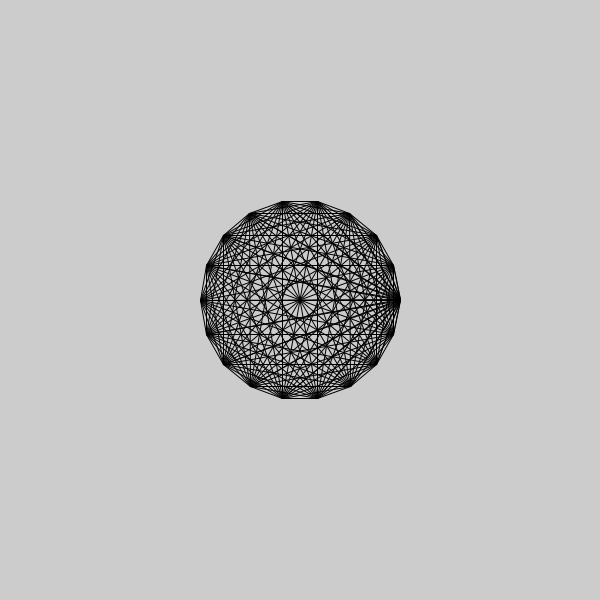
Frame 1 (no input)
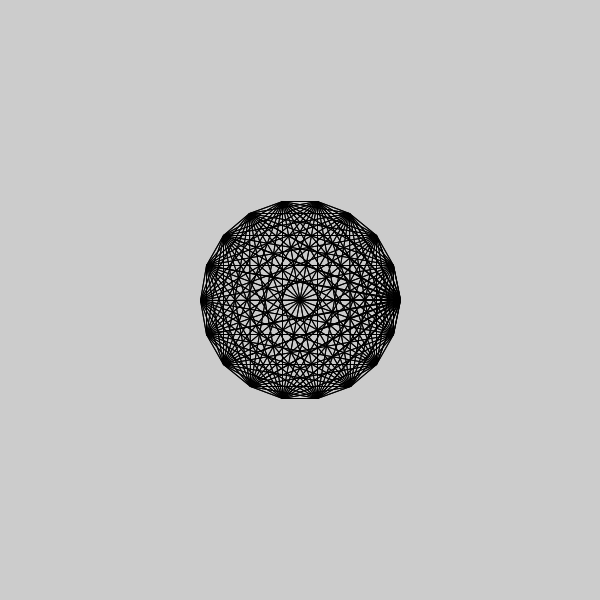
Frame 2 (the mouse pressed at the canvas centre, redrawn once)

The Processing sketch that drew these frames (run headless with seeded random() and noise(); the mouse was pressed at the canvas centre and the sketch redrawn once):

// Processing sketch: sketch_260224c
// ── sketch_260224c.pde
float x0=300,
      y0=300,
      r=100,
      n=18;
void setup(){
  size(600,600);
}
void draw()
{
   noLoop();
   noFill();
   beginShape(LINES);
    for(float t1=0;t1<2*PI;t1+=2*PI/n){
       for(float t2=0;t2<2*PI&&t1!=t2;t2+=2*PI/n){
      vertex(x0+r*cos(t1),y0+r*sin(t1));
      vertex(x0+r*cos(t2),y0+r*sin(t2));
    }
    }
      vertex(x0+r*cos(PI),y0+r*sin(PI));
   endShape();
   
}
